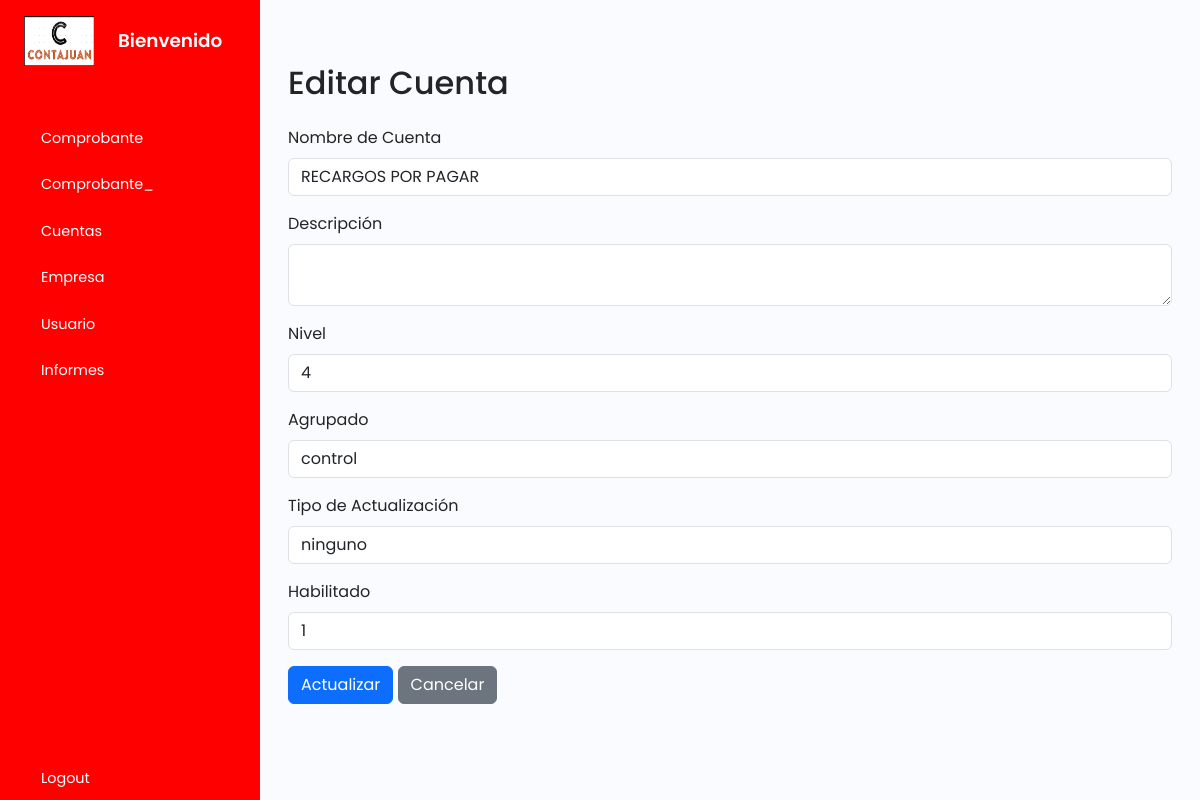
The page /tcuentas/update.php?id=22202000 on the database as committed earlier.
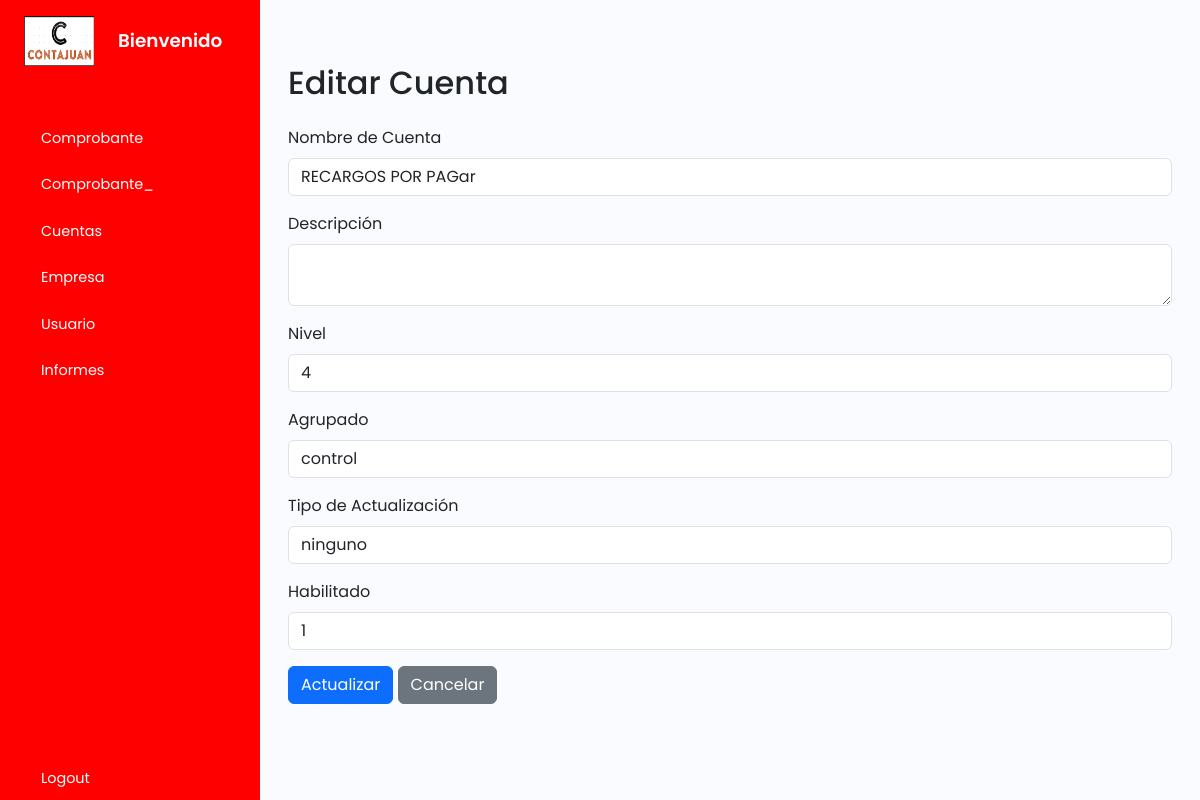
The same page on the database as committed later.
### tables this page shows
CREATE TABLE `tcuentas` (
  `codigo` int(11) NOT NULL,
  `nombrecuenta` varchar(255) NOT NULL,
  `descripcion` varchar(255) NOT NULL,
  `nivel` int(11) NOT NULL,
  `agrupado` varchar(255) NOT NULL,
  `tipoactualizacion` varchar(255) NOT NULL,
  `habilitado` int(11) NOT NULL
);

### tcuentas/update.php (the view, shortened to what this page needs)
<?php
    include_once("../plantilla/inicio.php");
    include_once ('../cone.php');
?>
        <div class="main p-3">
        <div class="container mt-5">
            <h2 class="mb-4">Editar Cuenta</h2>
            <?php
            if (isset($_GET['id'])) {
                $codigo = $_GET['id'];
                $sql = "SELECT * FROM tcuentas WHERE codigo='$codigo'";
                $result = $conn->query($sql);
                if ($result->num_rows > 0) {
                    $row = $result->fetch_assoc();
                } else {
                    echo "<div class='alert alert-warning' role='alert'>No se encontró el registro</div>";
                }
            }
            ?>
            <form method="post" action="update.php">
                <div class="mb-3">
                    <label for="nombrecuenta" class="form-label">Nombre de Cuenta</label>
                    <input type="text" class="form-control" id="nombrecuenta" name="nombrecuenta" value="<?php echo $row['nombrecuenta']; ?>" required>
                </div>
                <div class="mb-3">
                    <label for="descripcion" class="form-label">Descripción</label>
                    <textarea class="form-control" id="descripcion" name="descripcion" required><?php echo $row['descripcion']; ?></textarea>
                </div>
                <div class="mb-3">
                    <label for="nivel" class="form-label">Nivel</label>
                    <input type="number" class="form-control" id="nivel" name="nivel" value="<?php echo $row['nivel']; ?>" required>
                </div>
                <div class="mb-3">
                    <label for="agrupado" class="form-label">Agrupado</label>
                    <input type="text" class="form-control" id="agrupado" name="agrupado" value="<?php echo $row['agrupado']; ?>" required>
                </div>
                <div class="mb-3">
                    <label for="tipoactualizacion" class="form-label">Tipo de Actualización</label>
                    <input type="text" class="form-control" id="tipoactualizacion" name="tipoactualizacion" value="<?php echo $row['tipoactualizacion']; ?>" required>
                </div>
                <div class="mb-3">
                    <label for="habilitado" class="form-label">Habilitado</label>
                    <input type="text" class="form-control" id="habilitado" name="habilitado" value="<?php echo $row['habilitado']; ?>" required>
                </div>
                <button type="submit" class="btn btn-primary">Actualizar</button>
                <a href="index.php" class="btn btn-secondary">Cancelar</a>
            </form>
        </div>
        </div>
    </div>
    <?php
    include_once("../plantilla/final.php");
?>

Rows that differ between the two databases and show on the page:
changed tcuentas "control": nombrecuenta "RECARGOS POR PAGAR" → "RECARGOS POR PAGar"
